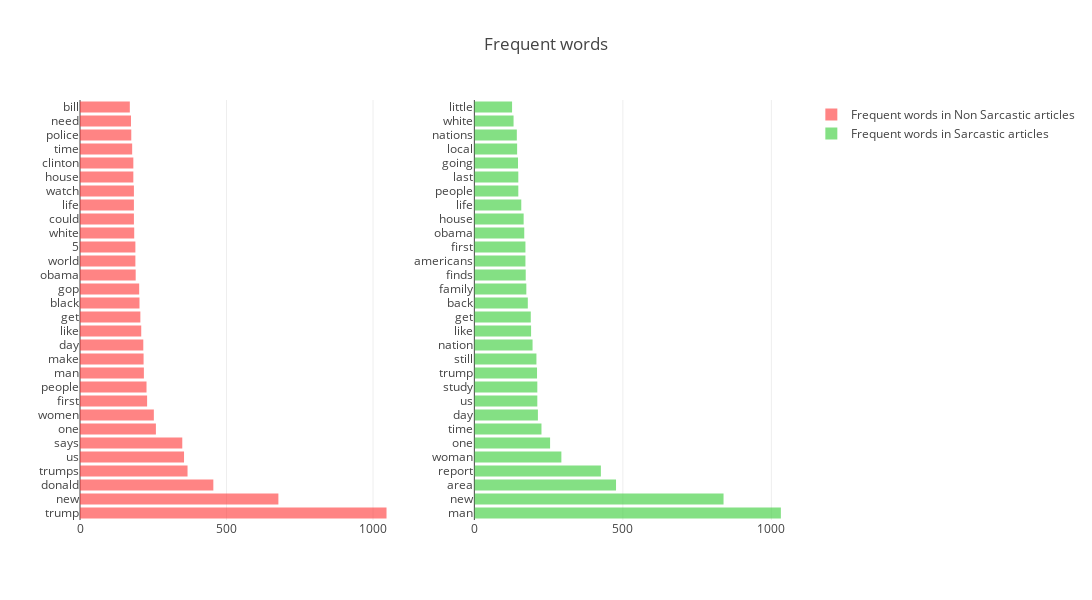

Notebook code for this chart:
### Code cell
trace0 = go.Bar(y = temp1['word'] , x = temp1['count'], marker = dict(color = '#ff3333'), opacity= 0.6, orientation = 'h' ,name = 'Frequent words in Non Sarcastic articles')
trace1 = go.Bar(y = temp2['word'] , x = temp2['count'], marker = dict(color = '#33cc33'), opacity= 0.6, orientation = 'h' ,name = 'Frequent words in Sarcastic articles')

fig = tools.make_subplots(rows= 1, cols= 2)
fig.append_trace(trace0, 1, 1)
fig.append_trace(trace1, 1, 2)
fig['layout'].update(height=600, width=1200, title = 'Frequent words', yaxis = dict(nticks = 30))
                     
pyo.offline.iplot(fig)

### Figure 1 — Plotly figure (JSON) as saved in the notebook; plotly's stock layout.template omitted (floating-point values rounded to 4 significant figures)
{"data": [{"marker": {"color": "#ff3333"}, "name": "Frequent words in Non Sarcastic articles", "opacity": 0.6, "orientation": "h", "type": "bar", "uid": "0268b07d-6765-4acf-88ad-702d5956c33a", "x": [1046, 677, 455, 367, 355, 349, 259, 252, 229, 227, 218, 217, 216, 209, 206, 203, 202, 190, 189, 189, 185, 184, 184, 184, 182, 182, 178, 175, 174, 170], "xaxis": "x", "y": ["trump", "new", "donald", "trumps", "us", "says", "one", "women", "first", "people", "man", "make", "day", "like", "get", "black", "gop", "obama", "world", "5", "white", "could", "life", "watch", "house", "clinton", "time", "police", "need", "bill"], "yaxis": "y"}, {"marker": {"color": "#33cc33"}, "name": "Frequent words in Sarcastic articles", "opacity": 0.6, "orientation": "h", "type": "bar", "uid": "c2400182-24df-48fc-bc4f-026ef0e060ff", "x": [1032, 839, 477, 426, 293, 255, 226, 214, 212, 212, 211, 209, 196, 191, 190, 180, 175, 173, 172, 172, 168, 166, 158, 148, 148, 147, 144, 143, 132, 127], "xaxis": "x2", "y": ["man", "new", "area", "report", "woman", "one", "time", "day", "us", "study", "trump", "still", "nation", "like", "get", "back", "family", "finds", "americans", "first", "obama", "house", "life", "people", "last", "going", "local", "nations", "white", "little"], "yaxis": "y2"}], "layout": {"height": 600, "title": {"text": "Frequent words"}, "width": 1200, "xaxis": {"anchor": "y", "domain": [0, 0.45]}, "xaxis2": {"anchor": "y2", "domain": [0.55, 1]}, "yaxis": {"anchor": "x", "domain": [0, 1], "nticks": 30}, "yaxis2": {"anchor": "x2", "domain": [0, 1]}}}
